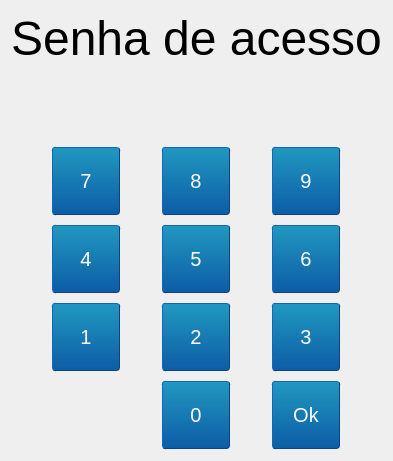
                <widget class="QWidget" name="widget_senha" native="true">
                 <property name="sizePolicy">
                  <sizepolicy hsizetype="Expanding" vsizetype="Fixed">
                   <horstretch>0</horstretch>
                   <verstretch>0</verstretch>
                  </sizepolicy>
                 </property>
                 <layout class="QGridLayout" name="gridLayout_3">
                  <property name="verticalSpacing">
                   <number>80</number>
                  </property>
                  <item row="2" column="0">
                   <layout class="QGridLayout" name="gridLayout_8">
                    <property name="leftMargin">
                     <number>0</number>
                    </property>
                    <property name="rightMargin">
                     <number>0</number>
                    </property>
                    <property name="horizontalSpacing">
                     <number>0</number>
                    </property>
                    <property name="verticalSpacing">
                     <number>8</number>
                    </property>
                    <item row="1" column="2">
                     <widget class="QPushButton" name="botao_9">
                      <property name="sizePolicy">
                       <sizepolicy hsizetype="Maximum" vsizetype="Maximum">
                        <horstretch>0</horstretch>
                        <verstretch>0</verstretch>
                       </sizepolicy>
                      </property>
                      <property name="minimumSize">
                       <size>
                        <width>70</width>
                        <height>70</height>
                       </size>
                      </property>
                      <property name="styleSheet">
                       <string notr="true">    QPushButton
    {
    font: 15pt Arial;
    margin: 1px;
    border-color: #0c457e;
    border-style: outset;
    border-radius: 3px;
    border-width: 1px;
    color: white;
    background-color: qlineargradient(x1: 0, y1: 0, x2: 0, y2: 1, stop: 0 #2198c0, stop: 1 #0d5ca6);
    }

    QPushButton:pressed
    {
    background-color: qlineargradient(x1: 0, y1: 0, x2: 0, y2: 1, stop: 0 #0d5ca6, stop: 1 #2198c0);
    }</string>
                      </property>
                      <property name="text">
                       <string>9</string>
                      </property>
                      <property name="checkable">
                       <bool>true</bool>
                      </property>
                     </widget>
                    </item>
                    <item row="2" column="2">
                     <widget class="QPushButton" name="botao_6">
                      <property name="sizePolicy">
                       <sizepolicy hsizetype="Maximum" vsizetype="Fixed">
                        <horstretch>0</horstretch>
                        <verstretch>0</verstretch>
                       </sizepolicy>
                      </property>
                      <property name="minimumSize">
                       <size>
                        <width>70</width>
                        <height>70</height>
                       </size>
                      </property>
                      <property name="styleSheet">
                       <string notr="true">    QPushButton
    {
    font: 15pt Arial;
    margin: 1px;
    border-color: #0c457e;
    border-style: outset;
    border-radius: 3px;
    border-width: 1px;
    color: white;
    background-color: qlineargradient(x1: 0, y1: 0, x2: 0, y2: 1, stop: 0 #2198c0, stop: 1 #0d5ca6);
    }

    QPushButton:pressed
    {
    background-color: qlineargradient(x1: 0, y1: 0, x2: 0, y2: 1, stop: 0 #0d5ca6, stop: 1 #2198c0);
    }</string>
                      </property>
                      <property name="text">
                       <string>6</string>
                      </property>
                     </widget>
                    </item>
                    <item row="2" column="1">
                     <widget class="QPushButton" name="botao_5">
                      <property name="minimumSize">
                       <size>
                        <width>70</width>
                        <height>70</height>
                       </size>
                      </property>
                      <property name="styleSheet">
                       <string notr="true">    QPushButton
    {
    font: 15pt Arial;
    margin: 1px;
    border-color: #0c457e;
    border-style: outset;
    border-radius: 3px;
    border-width: 1px;
    color: white;
    background-color: qlineargradient(x1: 0, y1: 0, x2: 0, y2: 1, stop: 0 #2198c0, stop: 1 #0d5ca6);
    }

    QPushButton:pressed
    {
    background-color: qlineargradient(x1: 0, y1: 0, x2: 0, y2: 1, stop: 0 #0d5ca6, stop: 1 #2198c0);
    }</string>
                      </property>
                      <property name="text">
                       <string>5</string>
                      </property>
                     </widget>
                    </item>
                    <item row="1" column="1">
                     <widget class="QPushButton" name="botao_8">
                      <property name="sizePolicy">
                       <sizepolicy hsizetype="Maximum" vsizetype="Maximum">
                        <horstretch>0</horstretch>
                        <verstretch>0</verstretch>
                       </sizepolicy>
                      </property>
                      <property name="minimumSize">
                       <size>
                        <width>70</width>
                        <height>70</height>
                       </size>
                      </property>
                      <property name="styleSheet">
                       <string notr="true">    QPushButton
    {
    font: 15pt Arial;
    margin: 1px;
    border-color: #0c457e;
    border-style: outset;
    border-radius: 3px;
    border-width: 1px;
    color: white;
    background-color: qlineargradient(x1: 0, y1: 0, x2: 0, y2: 1, stop: 0 #2198c0, stop: 1 #0d5ca6);
    }

    QPushButton:pressed
    {
    background-color: qlineargradient(x1: 0, y1: 0, x2: 0, y2: 1, stop: 0 #0d5ca6, stop: 1 #2198c0);
    }</string>
                      </property>
                      <property name="text">
                       <string>8</string>
                      </property>
                      <property name="checkable">
                       <bool>true</bool>
                      </property>
                     </widget>
                    </item>
                    <item row="2" column="0">
                     <widget class="QPushButton" name="botao_4">
                      <property name="minimumSize">
                       <size>
                        <width>70</width>
                        <height>70</height>
                       </size>
                      </property>
                      <property name="styleSheet">
                       <string notr="true">    QPushButton
    {
    font: 15pt Arial;
    margin: 1px;
    border-color: #0c457e;
    border-style: outset;
    border-radius: 3px;
    border-width: 1px;
    color: white;
    background-color: qlineargradient(x1: 0, y1: 0, x2: 0, y2: 1, stop: 0 #2198c0, stop: 1 #0d5ca6);
    }

    QPushButton:pressed
    {
    background-color: qlineargradient(x1: 0, y1: 0, x2: 0, y2: 1, stop: 0 #0d5ca6, stop: 1 #2198c0);
    }</string>
                      </property>
                      <property name="text">
                       <string>4</string>
                      </property>
                     </widget>
                    </item>
                    <item row="4" column="1">
                     <widget class="QPushButton" name="botao_0">
                      <property name="minimumSize">
                       <size>
                        <width>70</width>
                        <height>70</height>
                       </size>
                      </property>
                      <property name="styleSheet">
                       <string notr="true">    QPushButton
    {
    font: 15pt Arial;
    margin: 1px;
    border-color: #0c457e;
    border-style: outset;
    border-radius: 3px;
    border-width: 1px;
    color: white;
    background-color: qlineargradient(x1: 0, y1: 0, x2: 0, y2: 1, stop: 0 #2198c0, stop: 1 #0d5ca6);
    }

    QPushButton:pressed
    {
    background-color: qlineargradient(x1: 0, y1: 0, x2: 0, y2: 1, stop: 0 #0d5ca6, stop: 1 #2198c0);
    }</string>
                      </property>
                      <property name="text">
                       <string>0</string>
                      </property>
                     </widget>
                    </item>
                    <item row="3" column="1">
                     <widget class="QPushButton" name="botao_2">
                      <property name="minimumSize">
                       <size>
                        <width>70</width>
                        <height>70</height>
                       </size>
                      </property>
                      <property name="styleSheet">
                       <string notr="true">    QPushButton
    {
    font: 15pt Arial;
    margin: 1px;
    border-color: #0c457e;
    border-style: outset;
    border-radius: 3px;
    border-width: 1px;
    color: white;
    background-color: qlineargradient(x1: 0, y1: 0, x2: 0, y2: 1, stop: 0 #2198c0, stop: 1 #0d5ca6);
    }

    QPushButton:pressed
    {
    background-color: qlineargradient(x1: 0, y1: 0, x2: 0, y2: 1, stop: 0 #0d5ca6, stop: 1 #2198c0);
    }</string>
                      </property>
                      <property name="text">
                       <string>2</string>
                      </property>
                     </widget>
                    </item>
                    <item row="3" column="0">
                     <widget class="QPushButton" name="botao_1">
                      <property name="minimumSize">
                       <size>
                        <width>70</width>
                        <height>70</height>
                       </size>
                      </property>
                      <property name="styleSheet">
                       <string notr="true">    QPushButton
    {
    font: 15pt Arial;
    margin: 1px;
    border-color: #0c457e;
    border-style: outset;
    border-radius: 3px;
    border-width: 1px;
    color: white;
    background-color: qlineargradient(x1: 0, y1: 0, x2: 0, y2: 1, stop: 0 #2198c0, stop: 1 #0d5ca6);
    }

    QPushButton:pressed
    {
    background-color: qlineargradient(x1: 0, y1: 0, x2: 0, y2: 1, stop: 0 #0d5ca6, stop: 1 #2198c0);
    }</string>
                      </property>
                      <property name="text">
                       <string>1</string>
                      </property>
                     </widget>
                    </item>
                    <item row="3" column="2">
                     <widget class="QPushButton" name="botao_3">
                      <property name="sizePolicy">
                       <sizepolicy hsizetype="Maximum" vsizetype="Fixed">
                        <horstretch>0</horstretch>
                        <verstretch>0</verstretch>
                       </sizepolicy>
                      </property>
                      <property name="minimumSize">
                       <size>
                        <width>70</width>
                        <height>70</height>
                       </size>
                      </property>
                      <property name="styleSheet">
                       <string notr="true">    QPushButton
    {
    font: 15pt Arial;
    margin: 1px;
    border-color: #0c457e;
    border-style: outset;
    border-radius: 3px;
    border-width: 1px;
    color: white;
    background-color: qlineargradient(x1: 0, y1: 0, x2: 0, y2: 1, stop: 0 #2198c0, stop: 1 #0d5ca6);
    }

    QPushButton:pressed
    {
    background-color: qlineargradient(x1: 0, y1: 0, x2: 0, y2: 1, stop: 0 #0d5ca6, stop: 1 #2198c0);
    }</string>
                      </property>
                      <property name="text">
                       <string>3</string>
                      </property>
                     </widget>
                    </item>
                    <item row="4" column="2">
                     <widget class="QPushButton" name="botao_10">
                      <property name="sizePolicy">
                       <sizepolicy hsizetype="Maximum" vsizetype="Fixed">
                        <horstretch>0</horstretch>
                        <verstretch>0</verstretch>
                       </sizepolicy>
                      </property>
                      <property name="minimumSize">
                       <size>
                        <width>70</width>
                        <height>70</height>
                       </size>
                      </property>
                      <property name="styleSheet">
                       <string notr="true">    QPushButton
    {
    font: 15pt Arial;
    margin: 1px;
    border-color: #0c457e;
    border-style: outset;
    border-radius: 3px;
    border-width: 1px;
    color: white;
    background-color: qlineargradient(x1: 0, y1: 0, x2: 0, y2: 1, stop: 0 #2198c0, stop: 1 #0d5ca6);
    }

    QPushButton:pressed
    {
    background-color: qlineargradient(x1: 0, y1: 0, x2: 0, y2: 1, stop: 0 #0d5ca6, stop: 1 #2198c0);
    }</string>
                      </property>
                      <property name="text">
                       <string>Ok</string>
                      </property>
                     </widget>
                    </item>
                    <item row="1" column="0">
                     <widget class="QPushButton" name="botao_7">
                      <property name="sizePolicy">
                       <sizepolicy hsizetype="Fixed" vsizetype="Fixed">
                        <horstretch>0</horstretch>
                        <verstretch>0</verstretch>
                       </sizepolicy>
                      </property>
                      <property name="minimumSize">
                       <size>
                        <width>70</width>
                        <height>70</height>
                       </size>
                      </property>
                      <property name="baseSize">
                       <size>
                        <width>100</width>
                        <height>100</height>
                       </size>
                      </property>
                      <property name="mouseTracking">
                       <bool>true</bool>
                      </property>
                      <property name="tabletTracking">
                       <bool>true</bool>
                      </property>
                      <property name="layoutDirection">
                       <enum>Qt::RightToLeft</enum>
                      </property>
                      <property name="styleSheet">
                       <string notr="true">    QPushButton
    {
    font: 15pt Arial;
    margin: 1px;
    border-color: #0c457e;
    border-style: outset;
    border-radius: 3px;
    border-width: 1px;
    color: white;
    background-color: qlineargradient(x1: 0, y1: 0, x2: 0, y2: 1, stop: 0 #2198c0, stop: 1 #0d5ca6);
    }

    QPushButton:pressed
    {
    background-color: qlineargradient(x1: 0, y1: 0, x2: 0, y2: 1, stop: 0 #0d5ca6, stop: 1 #2198c0);
    }</string>
                      </property>
                      <property name="text">
                       <string>7</string>
                      </property>
                      <property name="checkable">
                       <bool>true</bool>
                      </property>
                      <property name="checked">
                       <bool>true</bool>
                      </property>
                     </widget>
                    </item>
                   </layout>
                  </item>
                  <item row="0" column="0">
                   <widget class="QLabel" name="label_senha_acesso">
                    <property name="sizePolicy">
                     <sizepolicy hsizetype="Fixed" vsizetype="Fixed">
                      <horstretch>0</horstretch>
                      <verstretch>0</verstretch>
                     </sizepolicy>
                    </property>
                    <property name="text">
                     <string>&lt;html&gt;&lt;head/&gt;&lt;body&gt;&lt;p&gt;&lt;span style=&quot; font-size:36pt;&quot;&gt;Senha de acesso&lt;/span&gt;&lt;/p&gt;&lt;/body&gt;&lt;/html&gt;</string>
                    </property>
                    <property name="alignment">
                     <set>Qt::AlignCenter</set>
                    </property>
                   </widget>
                  </item>
                 </layout>
                </widget>
